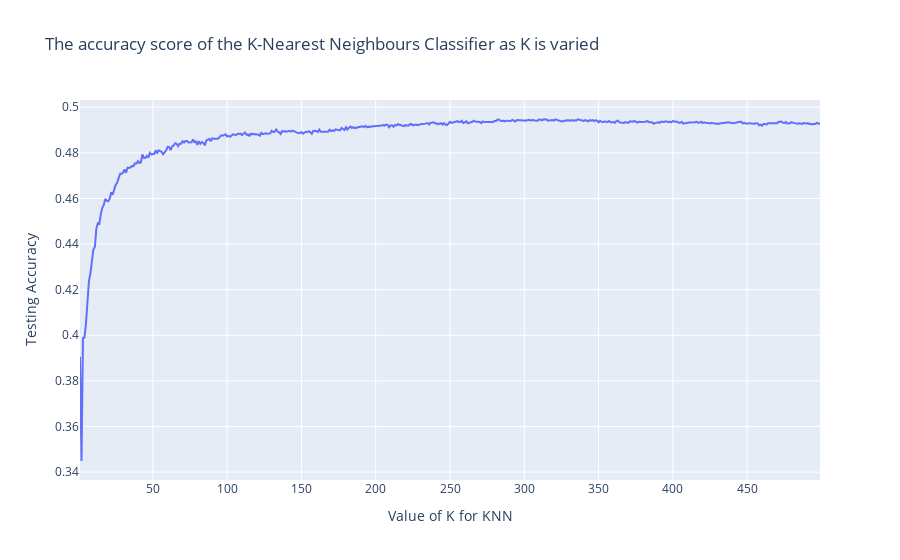

Notebook code cell kept with this figure:
### Code cell
px.line(
    x=range(1, 500),
    y=scores_list,
    labels={'x': 'Value of K for KNN', 'y': 'Testing Accuracy'},
    title='The accuracy score of the K-Nearest Neighbours Classifier as K is varied')

### Figure 1 — Plotly figure (JSON) as saved in the notebook; plotly's stock layout.template omitted (floating-point values rounded to 4 significant figures; data arrays with more than 128 entries replaced by an {"elided": "..."} marker saying what was removed)
{"data": [{"hovertemplate": "Value of K for KNN=%{x}<br>Testing Accuracy=%{y}<extra></extra>", "legendgroup": "", "line": {"color": "#636efa", "dash": "solid"}, "marker": {"symbol": "circle"}, "mode": "lines", "name": "", "orientation": "v", "showlegend": false, "type": "scatter", "x": {"elided": "499 int values"}, "xaxis": "x", "y": {"elided": "499 float values"}, "yaxis": "y"}], "layout": {"legend": {"tracegroupgap": 0}, "title": {"text": "The accuracy score of the K-Nearest Neighbours Classifier as K is varied"}, "xaxis": {"anchor": "y", "domain": [0, 1], "title": {"text": "Value of K for KNN"}}, "yaxis": {"anchor": "x", "domain": [0, 1], "title": {"text": "Testing Accuracy"}}}}
